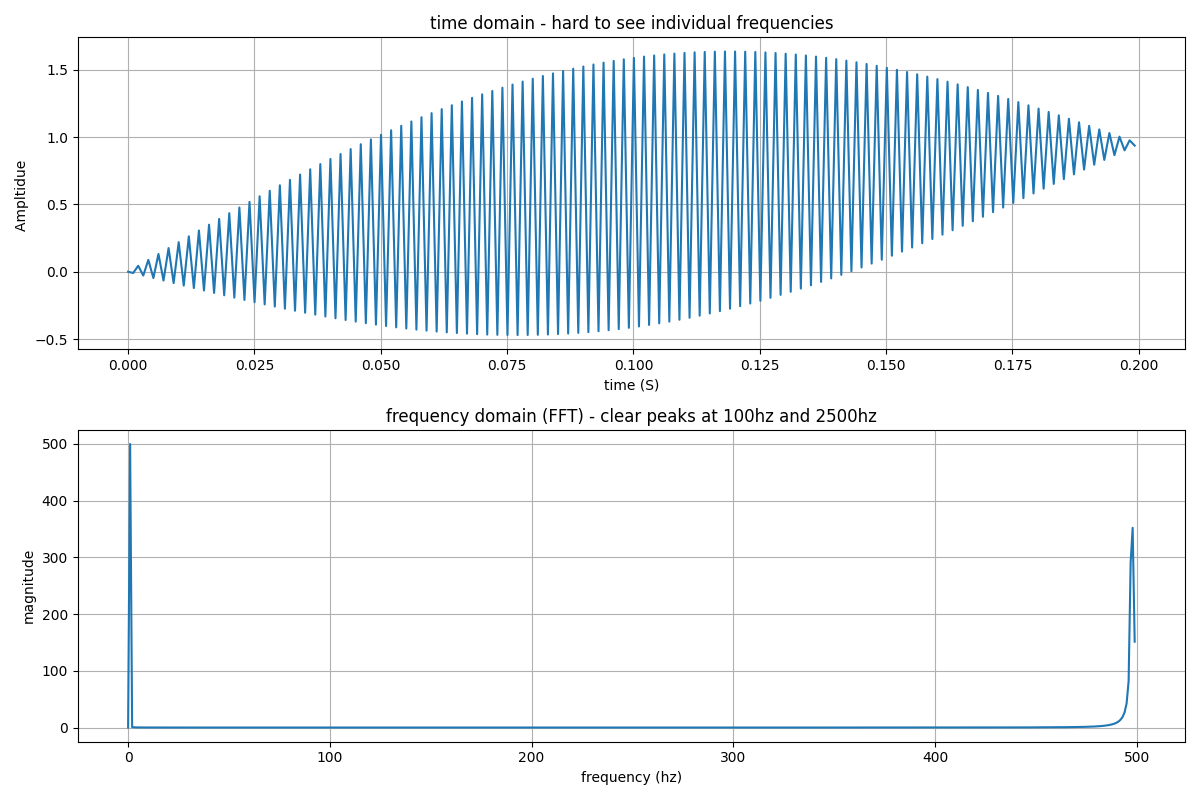

This chart was generated by the following Python code:
import numpy as np
import matplotlib.pyplot as plt

#simulate two signals mixed together 
# signal 1: 1000hz, signal 2 2500hz
sample_rate = 1000
t = np.linspace(0,1,sample_rate)

signal1 = np.sin(2 *np.pi * 1000 * t) #1000hz
signal2 = np.sin(2 *np.pi * 2500 * t) #2500hz
combined = signal1 + signal2

#plot time domain
plt.figure(figsize=(12,8))

plt.subplot(2,1,1)
plt.plot(t[:200], combined[:200])

plt.title("time domain - hard to see individual frequencies")
plt.xlabel("time (S)")
plt.ylabel("Ampltidue ")
plt.grid(True)

# compute FFt
fft_result = np.fft.fft(combined)
frequencies = np.fft.fftfreq(len(combined) , 1/sample_rate)
magnitude = np.abs(fft_result)

#plot frequency domain
plt.subplot(2,1,2)
plt.plot(frequencies[:sample_rate//2], magnitude[:sample_rate//2])
plt.title("frequency domain (FFT) - clear peaks at 100hz and 2500hz")
plt.xlabel("frequency (hz)")
plt.ylabel("magnitude")
plt.grid(True)

plt.tight_layout()
plt.savefig("fft_demo.png")
plt.show() 
print("plot saves as fft_demo.png")
